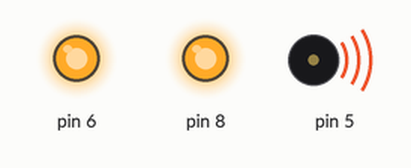
The sketch below on a simulated Arduino Uno, built with avr-gcc and run on an emulated ATmega328P. Parts: output pins drawn as LEDs (lit = HIGH), buzzer (waves = sounding).

Above: at 0.1 s.
At 0.6 s:
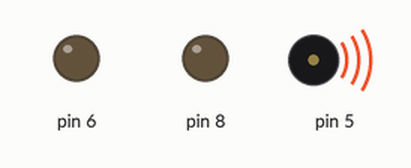
At 20.1 s:
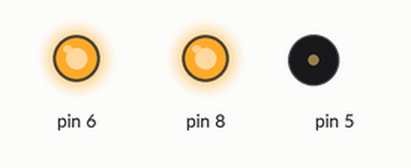
At 39.6 s:
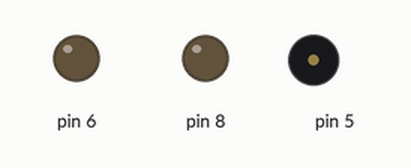
Timing chart, 0 to 40.0 s (numbered marks = the images above):
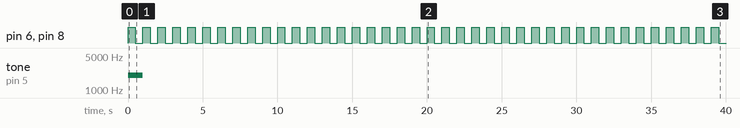

The sketch:

doubleLEDtester.ino
```cpp
void setup() {
  // put your setup code here, to run once:
Serial.begin(9600);
tone(5, 2000, 1000);
pinMode(6, OUTPUT);
pinMode(8, OUTPUT);
}

void loop() {
  // put your main code here, to run repeatedly:
digitalWrite(6, HIGH);
digitalWrite(8, HIGH);
delay(500);
digitalWrite(6, LOW);
digitalWrite(8, LOW);
delay(500);
}
```

Measured:
- by itself, pin 6, pin 8: alternates HIGH for 0.50 s and LOW for 0.50 s
- by itself, tone on pin 5: silent → 2000 Hz at 0.00 s, → silent 1.0 s later
